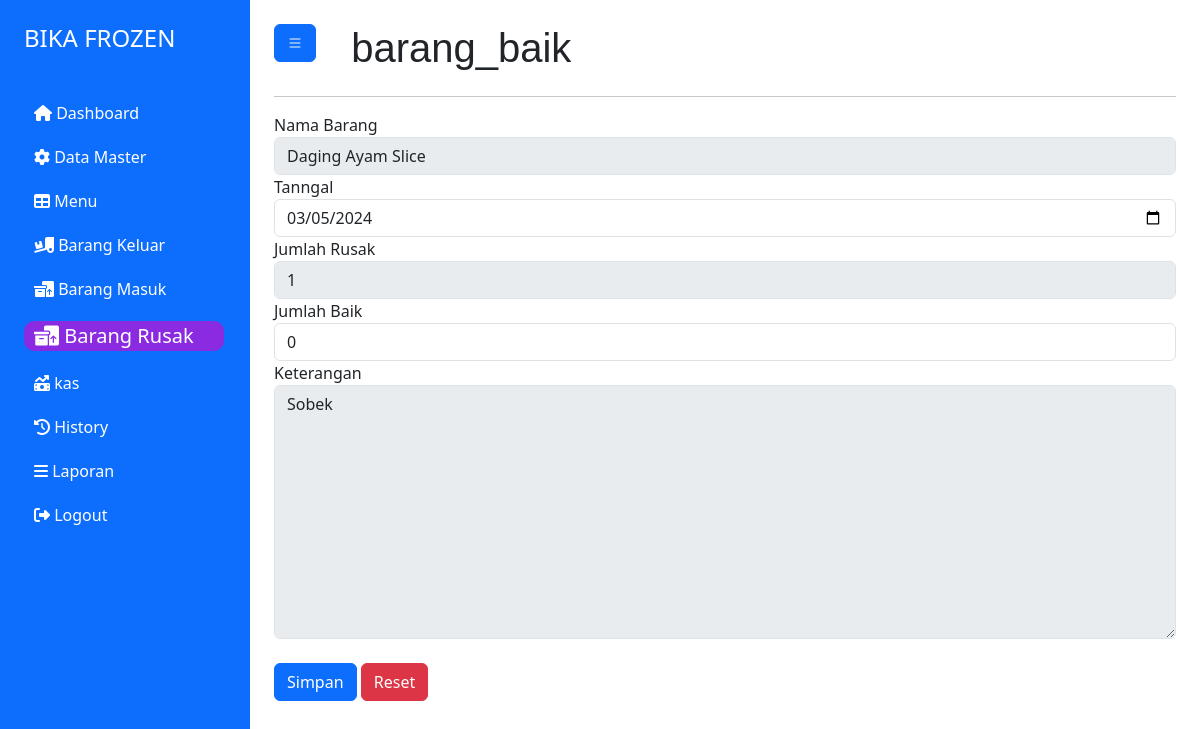
Screenshot of /index.php?page=barang_baik&id=10 (signed in) with the database file from the repository.
### tables this page shows
CREATE TABLE `kondisi_barang` (
  `id_kondisi` int(11) NOT NULL,
  `id_barang` int(11) NOT NULL,
  `total` int(11) NOT NULL,
  `jumlah_baik` int(11) NOT NULL,
  `tgl` date NOT NULL,
  `keterangan` text NOT NULL
);

CREATE TABLE `barang` (
  `id_barang` int(11) NOT NULL,
  `id_kategori` int(11) NOT NULL,
  `nm_barang` varchar(100) NOT NULL,
  `jumlah` int(10) NOT NULL,
  `foto` varchar(150) NOT NULL,
  `harga` varchar(20) NOT NULL
);

### halaman/barang_rusak/baik.php (the view, shortened to what this page needs)
<?php
    include "././koneksi.php";
    $id = $_GET['id'];
    $query = mysqli_query($koneksi,"SELECT kondisi_barang.*,barang.*, kondisi_barang.total as jum FROM kondisi_barang JOIN barang ON barang.id_barang = kondisi_barang.id_barang WHERE id_kondisi = '$id'");
    $row = mysqli_fetch_assoc($query);
?>
<div>
    <form action="" method="post" enctype="multipart/form-data">
    <div>
            <label for="">Nama Barang</label>
            <input type="text" name="nm_barang" class="form-control" value="<?= $row['nm_barang'] ?>" autocomplete="off" readonly>
        </div>
        <div>
            <label for="">Tanngal</label>
            <input type="date" name="tgl" value="<?= $row['tgl']?>" class="form-control" required >
        </div>
        <div>
            <label for="">Jumlah Rusak</label>
            <input type="number" value="<?= $row['jum']?>" class="form-control" required readonly>
        </div>
        <div>
            <label for="">Jumlah Baik</label>
            <input type="number" name="jumlah" value="<?= $row['jumlah_baik']?>" class="form-control" required autofocus>
        </div>
        <div>
                <label for="">Keterangan</label>
                <textarea name="keterangan" class="form-control" id="" cols="30" rows="10" readonly><?= $row['keterangan']?></textarea>
        </div>
        <br>
        <div>
            <button type="submit" name="simpan" class="btn btn-primary">Simpan</button>
            <button type="reset" name="simpan" class="btn btn-danger">Reset</button>
        </div>
    </form>
</div>

### rows the page displays
kondisi_barang: nm_barang "Daging Ayam Slice", tgl "03/05/2024", total "1", jumlah "0", keterangan "Sobek"

### other values shown
$hal "barang_baik"
